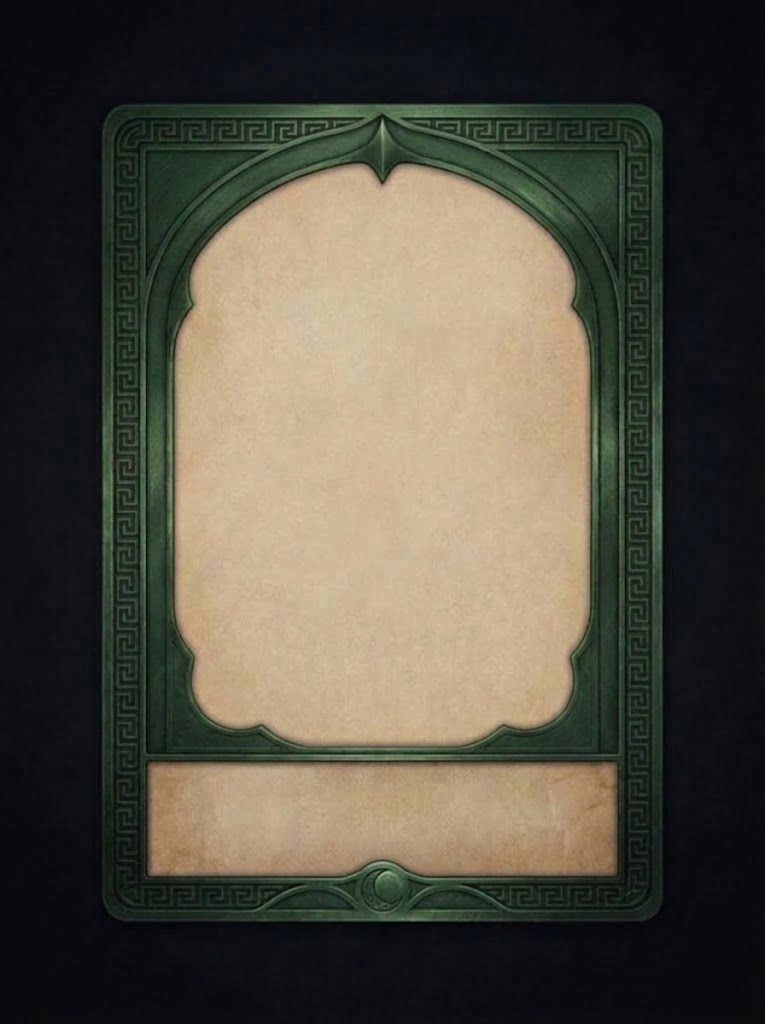
#> input picture tools/art/frames/src/frame1.webp, 765 x 1024 px, given in place of frame1.webp_alb.png, which was not available
$ python post.py ../frames/src/frame1.webp ../frames/src/frame2.webp 5 5 3 1.0
#> lines starting #> are read from the running program, lines starting #| are printed output that depends on the picture; after the words box and inside, x2 and y2 are one past the last pixel; in counts of white or black regions, pixels touching at a corner belong together; pictures that were not available may be replaced by others from this repository, and a replacement may not be noted
# Pack baked maps for the game:
#   _d.webp  albedo (sRGB) with part of the baked AO multiplied in
#   _m.webp  (lossless) R = AO, G = roughness, B = roof/player-colour mask, A = alpha (cut-out)
#   _n.webp  tangent-space normal map (only when baked)
# Unused atlas space is filled from the nearest island texel, so mip levels never bleed black.
# usage: post.py <prefix> <mode: house|asset> <dsize> <msize> [nsize] [minRough]
import sys, os, numpy as np
from PIL import Image
from scipy import ndimage
def s2l(x): return np.where(x <= 0.04045, x / 12.92, ((x + 0.055) / 1.055) ** 2.4)
def l2s(x): return np.where(x <= 0.0031308, x * 12.92, 1.055 * np.power(np.maximum(x, 0), 1 / 2.4) - 0.055)
def load(p, mode='RGB'): return np.asarray(Image.open(p).convert(mode)).astype(np.float32) / 255
#> called with p = '../frames/src/frame1.webp_alb.png', mode = 'RGB'
def save(arr, path, size, **kw):
    im = Image.fromarray((np.clip(arr, 0, 1) * 255 + 0.5).astype(np.uint8))
    if size and im.size[0] != size: im = im.resize((size, size), Image.LANCZOS)
    im.save(path, **kw)
base, mode = sys.argv[1], sys.argv[2]
ds, ms = int(sys.argv[3]), int(sys.argv[4])
ns = int(sys.argv[5]) if len(sys.argv) > 5 else 0
minr = float(sys.argv[6]) if len(sys.argv) > 6 else 0.0
gain = float(sys.argv[7]) if len(sys.argv) > 7 else 1.0
alb = load(base + '_alb.png')
ao = np.clip(load(base + '_ao.png', 'L'), 0, 1)
#> call 2 of load, with p = '../frames/src/frame1.webp_ao.png', mode = 'L'
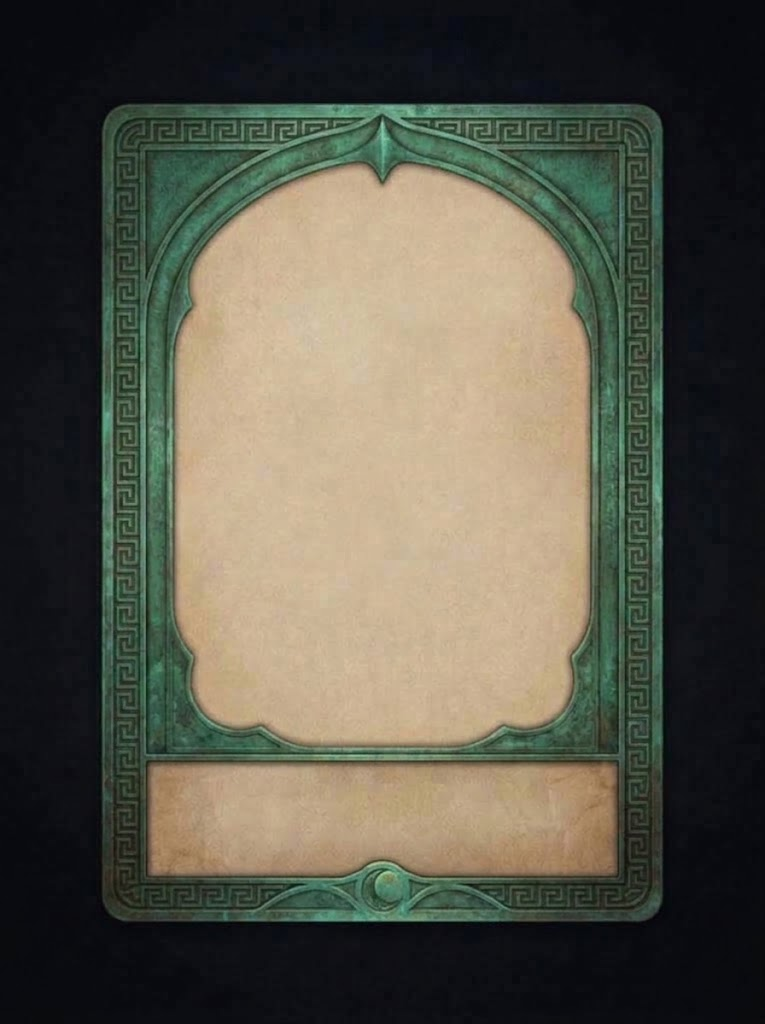
#> input picture tools/art/frames/src/frame2.webp, 765 x 1024 px, given in place of frame1.webp_ao.png, which was not available
#> in load (call 2), `def load(p, mode='RGB'): return np.asarray(Image.open(p).convert(mode)..`:
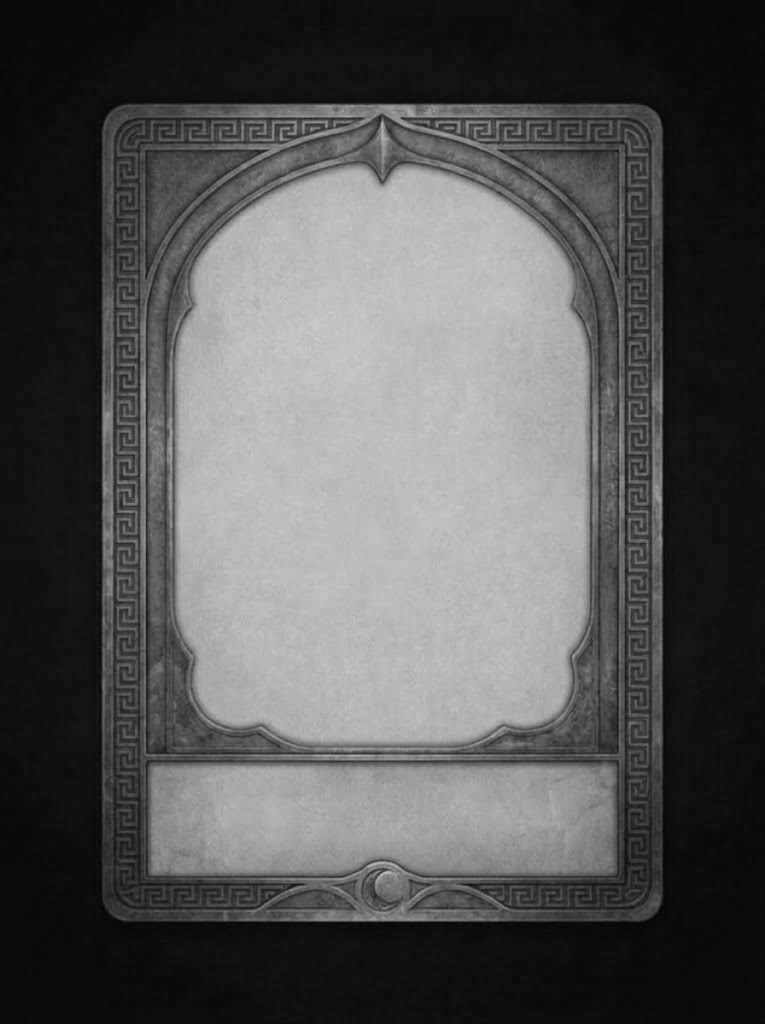
#> returned value: shape (1024, 765) float32; min 0.00392, max 0.804, mean 0.336
mk = load(base + '_mask.png')
# coverage: every texel the bake wrote (islands + their margin) is non-black in at least one map
if mode == 'house':
    cov = (alb.max(-1) > 0.002) | (mk.max(-1) > 0.002) | (ao > 0.002)
    cov = ndimage.binary_erosion(cov, iterations=1)
else:
    cov = mk[..., 2] > 0.5  # explicit coverage channel
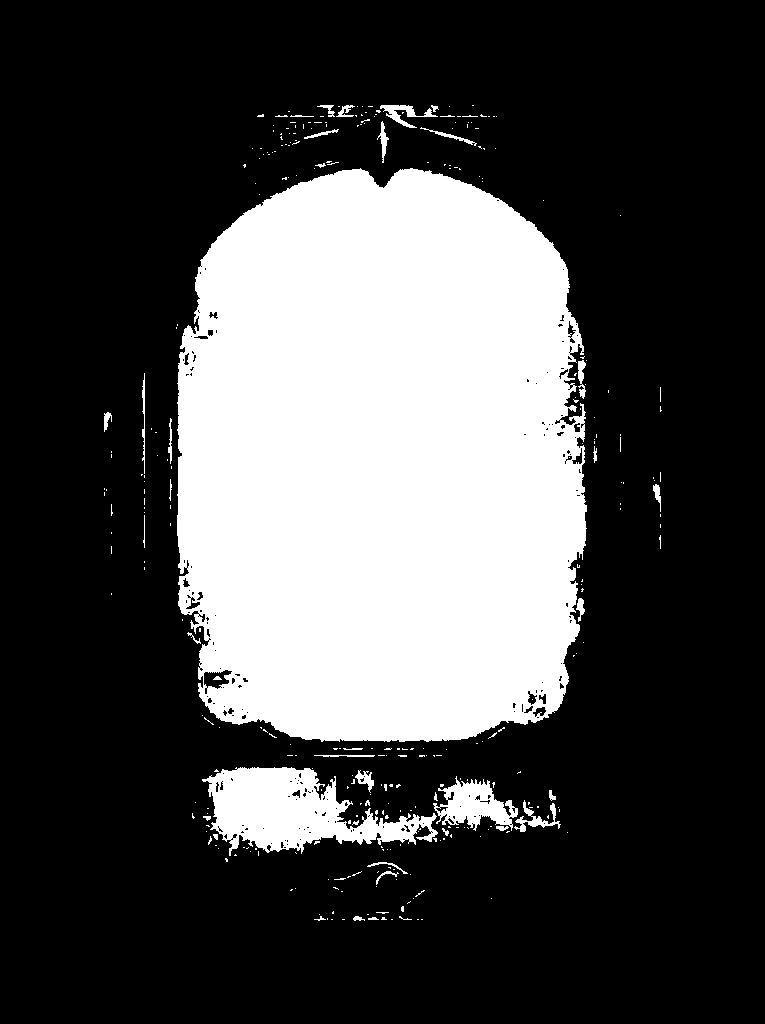
#> cov: shape (1024, 765) bool; 28.3% white; 321 white regions (282 under 20 px), largest, box (x1, y1, x2, y2) and area: (177, 168, 587, 742) 204524, (202, 767, 438, 856) 10722, (433, 776, 518, 831) 2313
idx = ndimage.distance_transform_edt(~cov, return_distances=False, return_indices=True)
fill = lambda a: a[idx[0], idx[1]]
if mode == 'house':
    roof, rough, alpha = mk[..., 0], mk[..., 1], np.ones_like(ao)
else:
    roof, alpha = mk[..., 0], mk[..., 1]
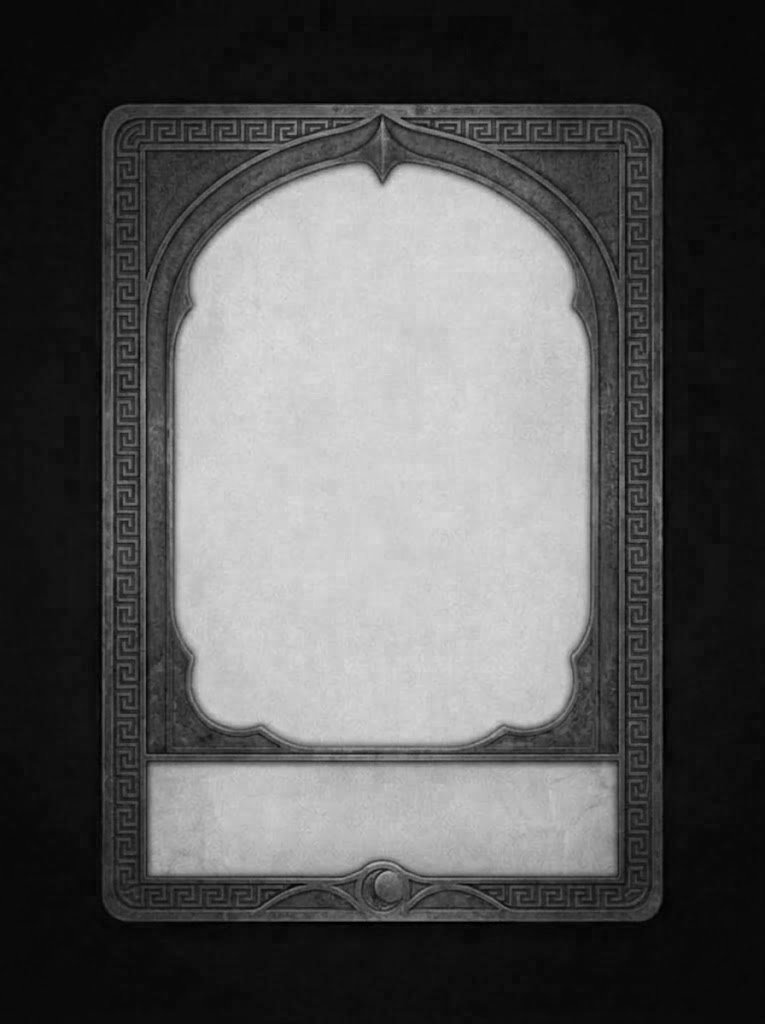
#> roof: shape (1024, 765) float32; min 0, max 0.867, mean 0.347
    rough = load(base + '_rough.png', 'L')
#> (the run stopped early here; a loop or call above may not have finished)
